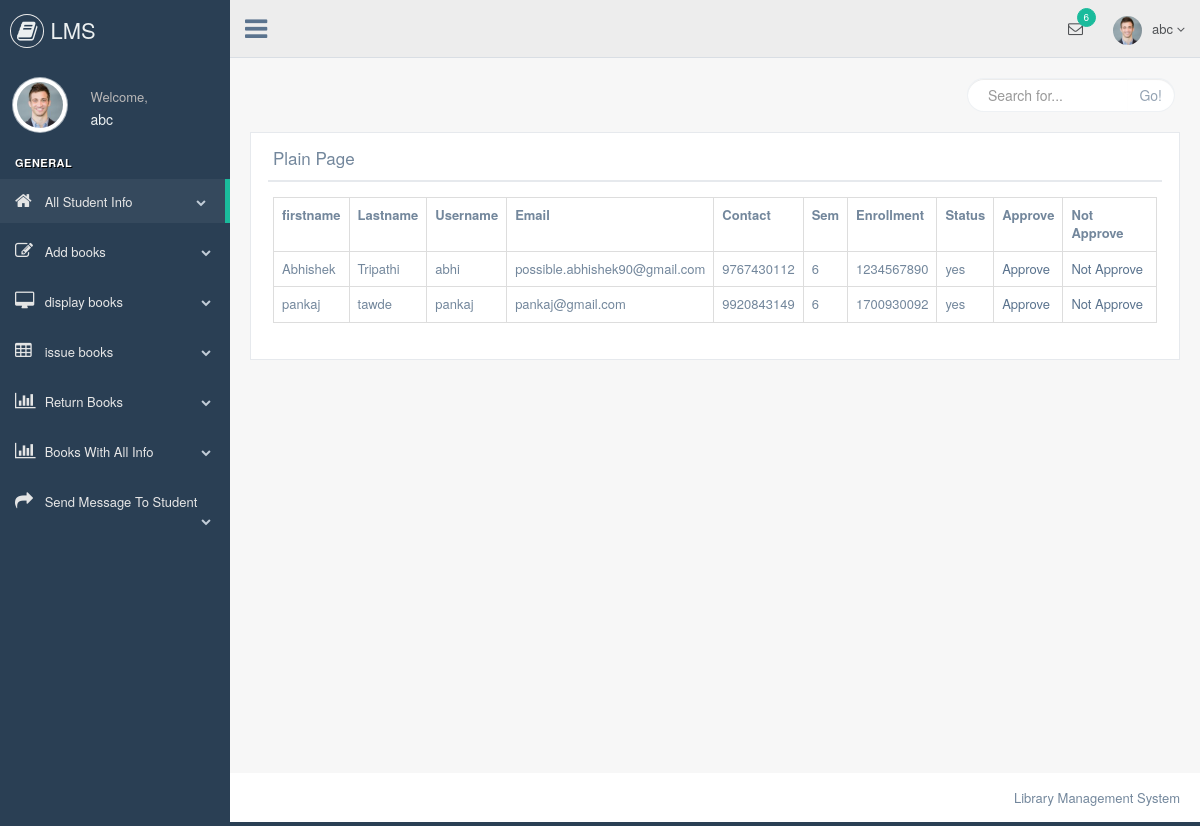
Page /librarian/display_student_info.php (signed in) on the committed database.
### tables this page shows
CREATE TABLE `student_registration` (
  `id` int(5) NOT NULL,
  `firstname` varchar(50) NOT NULL,
  `lastname` varchar(50) NOT NULL,
  `username` varchar(50) NOT NULL,
  `password` varchar(50) NOT NULL,
  `email` varchar(50) NOT NULL,
  `contact` varchar(50) NOT NULL,
  `sem` varchar(50) NOT NULL,
  `enrollment` varchar(50) NOT NULL,
  `status` varchar(3) NOT NULL
);

### librarian/display_student_info.php (the view, shortened to what this page needs)
    <?php
include "header.php";
include "connection.php";
?>
    <div class="right_col" role="main">
        <div class="">
            <div class="page-title">
                <div class="title_left">
                </div>
                <div class="title_right">
                    <div class="col-md-5 col-sm-5 col-xs-12 form-group pull-right top_search">
                        <div class="input-group">
                            <input type="text" class="form-control" placeholder="Search for...">
                            <span class="input-group-btn">
                      <button class="btn btn-default" type="button">Go!</button>
                    </span>
                        </div>
                    </div>
                </div>
            </div>
            <div class="clearfix"></div>
            <div class="row" style="min-height:500px">
                <div class="col-md-12 col-sm-12 col-xs-12">
                    <div class="x_panel">
                        <div class="x_title">
                            <h2>Plain Page</h2>
                            <div class="clearfix"></div>
                        </div>
                        <div class="x_content">
                            <?php
                            $res=mysqli_query($link,"select * from student_registration");
                            echo "<table class='table table-bordered'>";
                            echo "<tr>";
                            echo "<th>"; echo "firstname"; echo "</th>";
                            echo "<th>"; echo "Lastname"; echo "</th>";
                            echo "<th>"; echo "Username"; echo "</th>";
                            echo "<th>"; echo "Email"; echo "</th>";
                            echo "<th>"; echo "Contact"; echo "</th>";
                            echo "<th>"; echo "Sem"; echo "</th>";
                            echo "<th>"; echo "Enrollment"; echo "</th>";
                            echo "<th>"; echo "Status"; echo "</th>";
                            echo "<th>"; echo "Approve"; echo "</th>";
                            echo "<th>"; echo "Not Approve"; echo "</th>";
echo "</tr>";
                            while($row=mysqli_fetch_array($res))
                            {
                                echo "<tr>";
                                echo "<td>"; echo $row["firstname"]; echo "</td>";
                                echo "<td>"; echo $row["lastname"]; echo "</td>";
                                echo "<td>"; echo $row["username"]; echo "</td>";
                                echo "<td>"; echo $row["email"]; echo "</td>";
                                echo "<td>"; echo $row["contact"]; echo "</td>";
                                echo "<td>"; echo $row["sem"]; echo "</td>";
                                echo "<td>"; echo $row["enrollment"]; echo "</td>";
                                echo "<td>"; echo $row["status"]; echo "</td>";
                                echo "<td>"; ?> <a href="approve.php?id=<?php echo $row["id"]; ?>">Approve</a><?php echo "</td>";
                                echo "<td>"; ?> <a href="notapprove.php?id=<?php echo $row["id"]; ?>">Not Approve</a><?php echo "</td>";
                            echo "</tr>";
                            }
                            echo "</table>";
                            ?>
                        </div>
                    </div>
                </div>
            </div>
        </div>
    </div>
<?php
include "footer.php";
?>

### rows in the picture
student_registration: firstname "Abhishek", lastname "Tripathi", username "abhi", email "possible.abhishek90@gmail.com", contact "9767430112", sem "6", enrollment "1234567890", status "yes"
student_registration: firstname "pankaj", lastname "tawde", username "pankaj", email "pankaj@gmail.com", contact "9920843149", sem "6", enrollment "1700930092", status "yes"

### other values in the picture
$_SESSION["librarian"] "abc"
